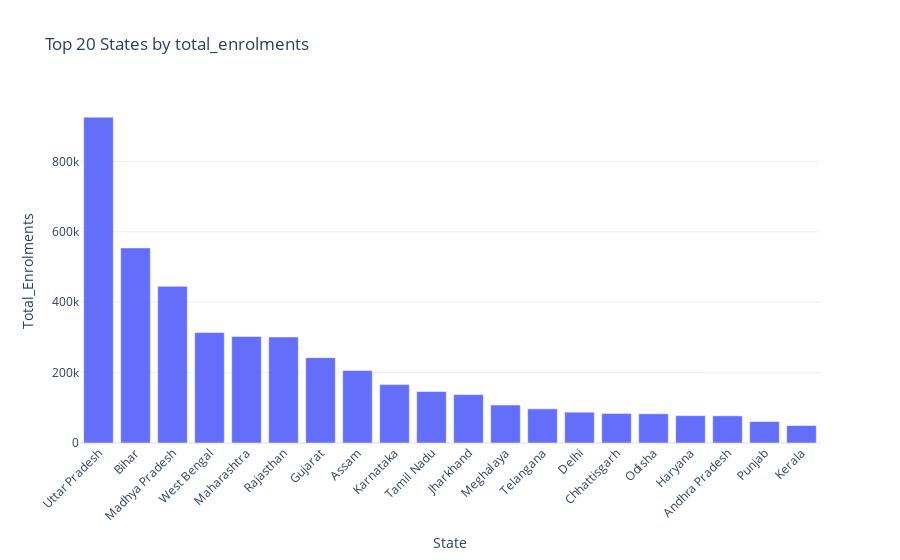

Write notebook code for a chart like this one.
### Markdown cell above
## 5. Geographic Analysis - Regional Patterns

### Code cell
# Top states by enrollment
if enrolment_df is not None:
    fig = viz.plot_state_comparison(enrolment_df, 'state', 'total_enrolments')
    fig.show()

### Figure 1 — Plotly figure (JSON) as saved in the notebook; plotly's stock layout.template omitted (floating-point values rounded to 4 significant figures)
{"data": [{"hovertemplate": "State=%{x}<br>Total_Enrolments=%{y}<extra></extra>", "legendgroup": "", "marker": {"color": "#636efa", "pattern": {"shape": ""}}, "name": "", "orientation": "v", "showlegend": false, "textposition": "auto", "type": "bar", "x": ["Uttar Pradesh", "Bihar", "Madhya Pradesh", "West Bengal", "Maharashtra", "Rajasthan", "Gujarat", "Assam", "Karnataka", "Tamil Nadu", "Jharkhand", "Meghalaya", "Telangana", "Delhi", "Chhattisgarh", "Odisha", "Haryana", "Andhra Pradesh", "Punjab", "Kerala"], "xaxis": "x", "y": [925857, 554318, 445113, 313843, 302655, 301320, 242507, 206076, 165889, 146226, 137588, 107787, 96966, 87618, 83907, 83065, 77838, 77234, 61005, 49611], "yaxis": "y"}], "layout": {"barmode": "relative", "legend": {"tracegroupgap": 0}, "title": {"text": "Top 20 States by total_enrolments"}, "xaxis": {"anchor": "y", "domain": [0, 1], "tickangle": -45, "title": {"text": "State"}}, "yaxis": {"anchor": "x", "domain": [0, 1], "title": {"text": "Total_Enrolments"}}}}
